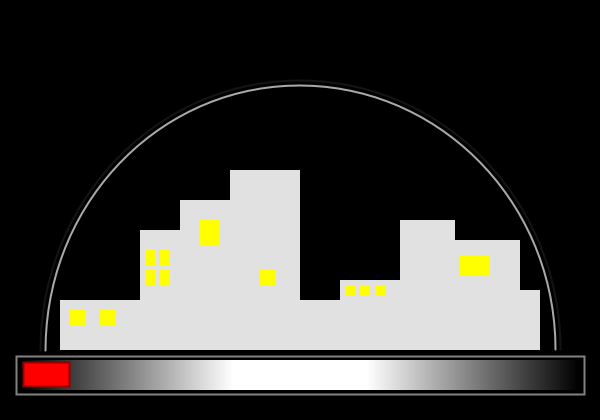
Frame 1 (no input)
Frame 60 (the mouse pressed at the canvas centre just before this capture): identical to frame 1, image omitted
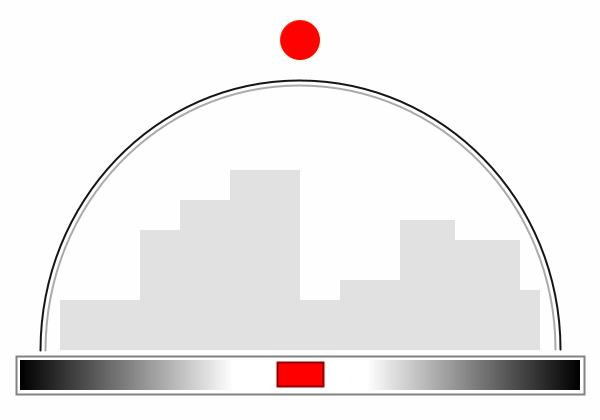
Frame 120 (the mouse held since frame 60 and released just before this capture)

The Processing sketch that drew these frames (run headless with seeded random() and noise(); from frame 60 on, the mouse is pressed at the canvas centre):

// Processing sketch: processing_71253
// ── processing_71253.pde

float skyColor=0;


void setup() {
  size(600, 420);
}

void draw() {
  smooth();
  //background color
  skyColor=sin(0.00625*mouseX-0.375)*255;
  background(skyColor);


  //glass sheield
  noFill();
  strokeWeight(2);
  stroke(20);
  arc(300, 350, 520, 540, PI, TWO_PI);
  stroke(170);
  arc(300, 350, 510, 530, PI, TWO_PI);

  //city
  noStroke();
  fill(225);
  rect(60, 300, 80, 50);
  rect(140, 230, 40, 120);
  rect(180, 200, 50, 150);
  rect(230, 170, 70, 180);
  rect(300, 300, 40, 50);
  rect(340, 280, 60, 70);
  rect(400, 220, 55, 130);
  rect(455, 240, 65, 110);
  rect(520, 290, 20, 60);
  
  //windows
  strokeWeight(0);
  fill(255, 255, 0, 255-skyColor);
  rect(70, 310, 15, 15);
  rect(100, 310, 15, 15);
  rect(145, 250, 10, 15);
  rect(160, 250, 10, 15);
  rect(145, 270, 10, 15);
  rect(160, 270, 10, 15);
  rect(200, 220, 20, 25);
  rect(260, 270, 15, 15);
  rect(345, 285, 10, 10);
  rect(360, 285, 10, 10);
  rect(375, 285, 10, 10);
  rect(460, 255, 30, 20);

  //toggle bar
  for (int i=0; i<520;i++) {
    fill(0+i*1.2);
    rect(20+i, 360, 30, 30);
  }
  for (int i=0; i<250;i++) {
    fill(0+i*1.2);
    rect(550-i, 360, 30, 30);
  }
  
  //aroud toggle bar
  noFill();
  stroke(130);
  strokeWeight(2);
  rect(16, 356, 568, 38);

  //pullable button
  fill(255, 0, 0);
  stroke(150, 0, 0);
  rect(min(max(mouseX-23, 23), 530), min(max(mouseY-12, 362), 362), 46, 24);
  
  //sun
  float sunAlpha=skyColor; 
  float increaseYellow=skyColor*1.4;
  strokeWeight(0);
  
  stroke(255,255,0,sunAlpha);
  fill(255,255-increaseYellow,0,sunAlpha);
 ellipse(mouseX,40,40,40);

}
